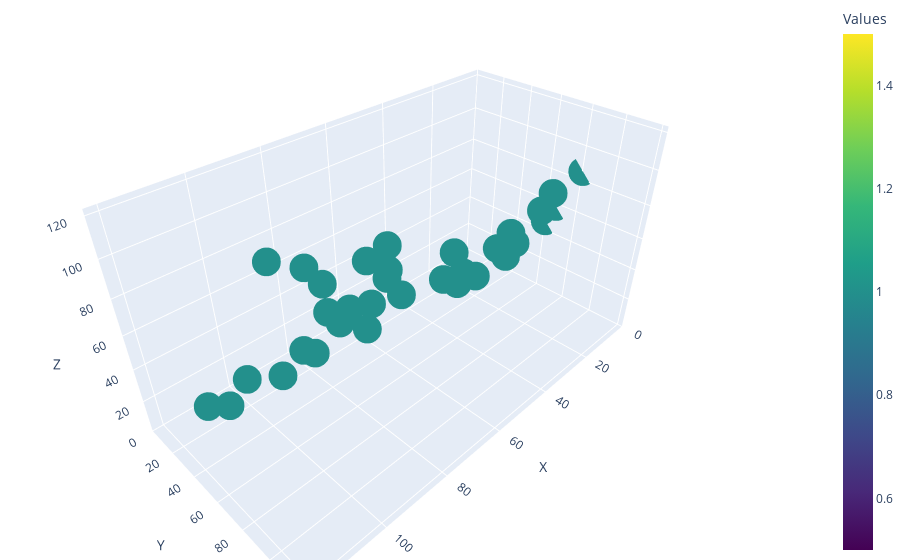
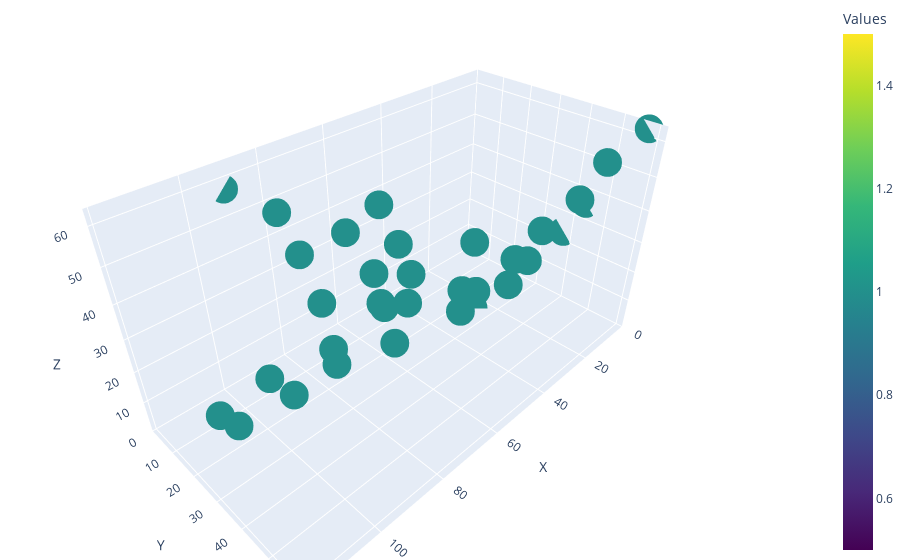

Notebook code for these charts, in order:
### Code cell
def find_smallest_bounding_grid(grid):
    """
    Find the smallest possible grid that includes all occupied points in the given grid.

    Parameters:
        grid (numpy.ndarray): The 3D grid with occupied points (non-zero elements).

    Returns:
        numpy.ndarray: The smallest bounding grid containing all occupied points.
    """
    # Ensure the input grid is a numpy array
    grid = np.array(grid)

    # Find the coordinates of all occupied points (non-zero elements)
    occupied_points = np.transpose(np.where(grid != 0))

    # Find the minimum and maximum coordinates of the occupied points
    min_coords = np.min(occupied_points, axis=0)
    max_coords = np.max(occupied_points, axis=0)

    # Calculate the shape of the smallest bounding grid
    bounding_grid_shape = tuple(max_coords - min_coords + 1)

    # Create the smallest bounding grid and copy the occupied points to it
    bounding_grid = np.zeros(bounding_grid_shape)
    for point in occupied_points:
        relative_coords = point - min_coords
        bounding_grid[tuple(relative_coords)] = grid[tuple(point)]

    return bounding_grid

small = find_smallest_bounding_grid(cat_grid[10])
plot_empty_grid(cat_grid[10])
plot_empty_grid(small)

### Figure 1 — Plotly figure (JSON) as saved in the notebook; plotly's stock layout.template omitted (floating-point values rounded to 4 significant figures)
{"data": [{"marker": {"color": [1, 1, 1, 1, 1, 1, 1, 1, 1, 1, 1, 1, 1, 1, 1, 1, 1, 1, 1, 1, 1, 1, 1, 1, 1, 1, 1, 1, 1, 1, 1, 1, 1], "colorbar": {"title": {"text": "Values"}}, "colorscale": [[0, "#440154"], [0.1111, "#482878"], [0.2222, "#3e4989"], [0.3333, "#31688e"], [0.4444, "#26828e"], [0.5556, "#1f9e89"], [0.6667, "#35b779"], [0.7778, "#6ece58"], [0.8889, "#b5de2b"], [1, "#fde725"]], "size": 10}, "mode": "markers", "type": "scatter3d", "x": [0, 0, 0, 11, 11, 13, 13, 23, 24, 25, 36, 37, 44, 48, 58, 60, 60, 63, 66, 72, 78, 79, 82, 83, 90, 91, 91, 94, 99, 101, 113, 115, 121], "y": [60, 66, 80, 70, 76, 51, 57, 67, 60, 47, 51, 57, 61, 61, 38, 43, 53, 33, 56, 56, 33, 68, 46, 33, 23, 78, 85, 66, 72, 59, 71, 59, 65], "z": [46, 58, 85, 65, 78, 28, 40, 59, 47, 23, 30, 41, 62, 49, 48, 72, 47, 61, 69, 55, 61, 54, 55, 75, 80, 76, 87, 56, 67, 47, 68, 48, 60]}], "layout": {"margin": {"b": 0, "l": 0, "r": 0, "t": 0}, "scene": {"xaxis": {"range": [0, 123], "title": {"text": "X"}}, "yaxis": {"range": [0, 123], "title": {"text": "Y"}}, "zaxis": {"range": [0, 123], "title": {"text": "Z"}}}}}

### Figure 2 — Plotly figure (JSON) as saved in the notebook; plotly's stock layout.template omitted (floating-point values rounded to 4 significant figures)
{"data": [{"marker": {"color": [1, 1, 1, 1, 1, 1, 1, 1, 1, 1, 1, 1, 1, 1, 1, 1, 1, 1, 1, 1, 1, 1, 1, 1, 1, 1, 1, 1, 1, 1, 1, 1, 1], "colorbar": {"title": {"text": "Values"}}, "colorscale": [[0, "#440154"], [0.1111, "#482878"], [0.2222, "#3e4989"], [0.3333, "#31688e"], [0.4444, "#26828e"], [0.5556, "#1f9e89"], [0.6667, "#35b779"], [0.7778, "#6ece58"], [0.8889, "#b5de2b"], [1, "#fde725"]], "size": 10}, "mode": "markers", "type": "scatter3d", "x": [0, 0, 0, 11, 11, 13, 13, 23, 24, 25, 36, 37, 44, 48, 58, 60, 60, 63, 66, 72, 78, 79, 82, 83, 90, 91, 91, 94, 99, 101, 113, 115, 121], "y": [37, 43, 57, 47, 53, 28, 34, 44, 37, 24, 28, 34, 38, 38, 15, 20, 30, 10, 33, 33, 10, 45, 23, 10, 0, 55, 62, 43, 49, 36, 48, 36, 42], "z": [23, 35, 62, 42, 55, 5, 17, 36, 24, 0, 7, 18, 39, 26, 25, 49, 24, 38, 46, 32, 38, 31, 32, 52, 57, 53, 64, 33, 44, 24, 45, 25, 37]}], "layout": {"margin": {"b": 0, "l": 0, "r": 0, "t": 0}, "scene": {"xaxis": {"range": [0, 121], "title": {"text": "X"}}, "yaxis": {"range": [0, 62], "title": {"text": "Y"}}, "zaxis": {"range": [0, 64], "title": {"text": "Z"}}}}}
